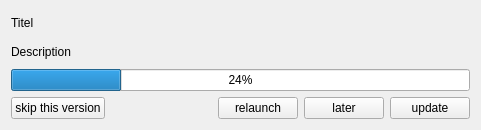
<?xml version="1.0" encoding="UTF-8"?>
<ui version="4.0">
 <class>UpdateWidget</class>
 <widget class="QWidget" name="UpdateWidget">
  <property name="geometry">
   <rect>
    <x>0</x>
    <y>0</y>
    <width>481</width>
    <height>130</height>
   </rect>
  </property>
  <property name="windowTitle">
   <string>Badi the updatemanager</string>
  </property>
  <layout class="QVBoxLayout" name="verticalLayout">
   <item>
    <widget class="QLabel" name="titelLabel">
     <property name="text">
      <string>Titel</string>
     </property>
     <property name="wordWrap">
      <bool>true</bool>
     </property>
    </widget>
   </item>
   <item>
    <widget class="QLabel" name="descriptionLabel">
     <property name="text">
      <string>Description</string>
     </property>
     <property name="wordWrap">
      <bool>true</bool>
     </property>
    </widget>
   </item>
   <item>
    <widget class="QProgressBar" name="progressBar">
     <property name="value">
      <number>24</number>
     </property>
    </widget>
   </item>
   <item>
    <layout class="QHBoxLayout" name="horizontalLayout">
     <item>
      <widget class="QPushButton" name="skipButton">
       <property name="text">
        <string>skip this version</string>
       </property>
      </widget>
     </item>
     <item>
      <spacer name="horizontalSpacer">
       <property name="orientation">
        <enum>Qt::Horizontal</enum>
       </property>
       <property name="sizeHint" stdset="0">
        <size>
         <width>40</width>
         <height>20</height>
        </size>
       </property>
      </spacer>
     </item>
     <item>
      <widget class="QLabel" name="successIcon">
       <property name="text">
        <string/>
       </property>
       <property name="pixmap">
        <pixmap resource="../alquds/src/main.qrc">:/icons/12/active.png</pixmap>
       </property>
      </widget>
     </item>
     <item>
      <widget class="QPushButton" name="relaunchButton">
       <property name="text">
        <string>relaunch</string>
       </property>
      </widget>
     </item>
     <item>
      <widget class="QPushButton" name="laterButton">
       <property name="text">
        <string>later</string>
       </property>
      </widget>
     </item>
     <item>
      <widget class="QPushButton" name="updateButton">
       <property name="text">
        <string>update</string>
       </property>
      </widget>
     </item>
    </layout>
   </item>
  </layout>
 </widget>
 <resources>
  <include location="../alquds/src/main.qrc"/>
 </resources>
 <connections/>
</ui>
